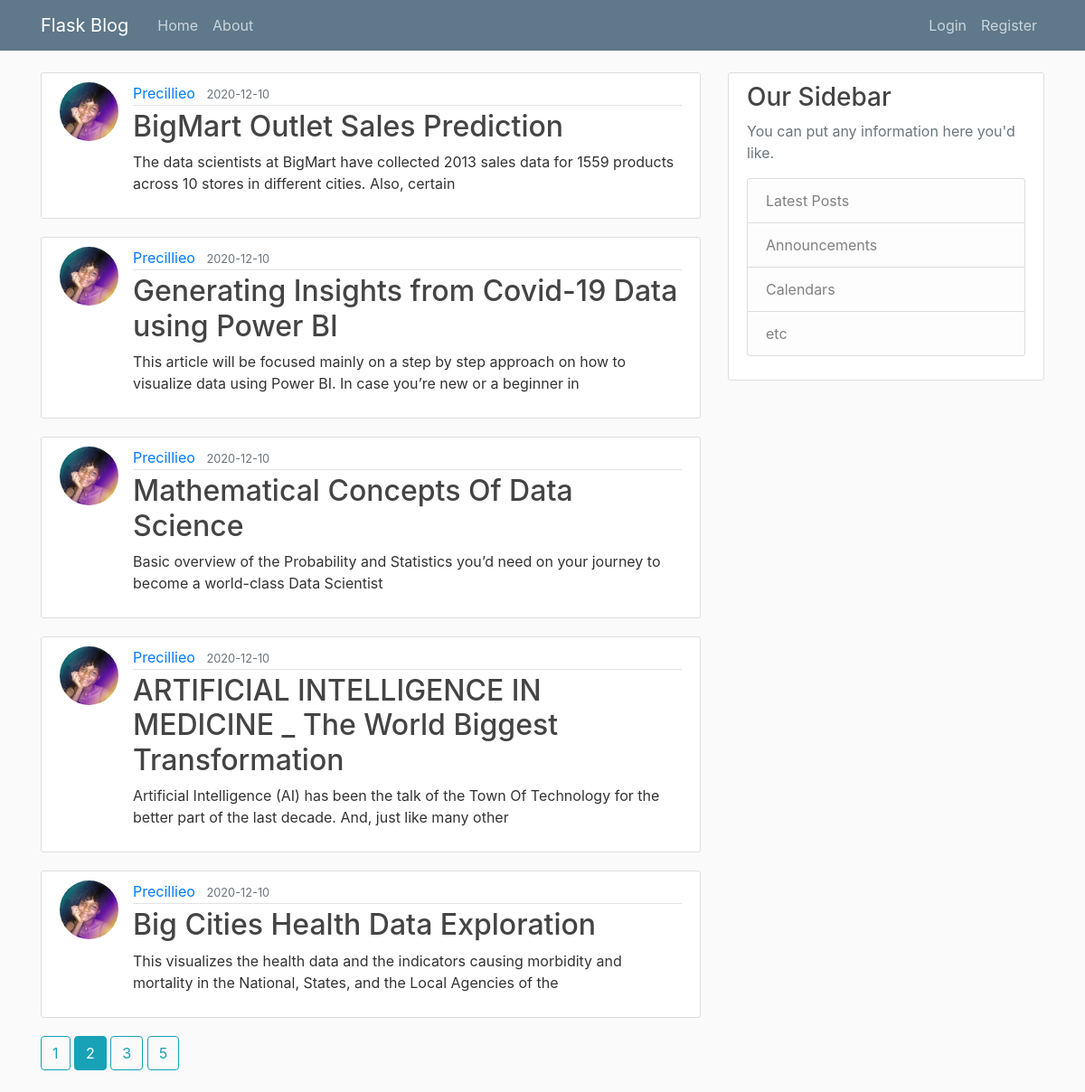
The page /home?page=2 on the database its author committed.
### flaskblog/models.py (models this page shows, shortened)
class Post(db.Model):
	id= db.Column(db.Integer, primary_key= True)
	title= db.Column(db.String(100), nullable= False)
	date_posted= db.Column(db.DateTime, nullable= False, default= datetime.utcnow)
	content= db.Column(db.Text, nullable= False)
	user_id= db.Column(db.Integer, db.ForeignKey('user.id'), nullable= False)

class User(db.Model, UserMixin):
	id= db.Column(db.Integer, primary_key= True)
	username= db.Column(db.String(20), unique= True, nullable= False)
	email= db.Column(db.String(120), unique= True, nullable= False)
	image= db.Column(db.String(20), nullable= False, default= 'default.jpg')
	password= db.Column(db.String(60), nullable= False)
	posts= db.relationship('Post', backref= 'author', lazy= True)

### flaskblog/main/routes.py (the view)
@main.route("/")
@main.route("/home")
def home():
	page= request.args.get('page', 1, type= int)
	posts= Post.query.order_by(Post.date_posted.desc()).paginate(page= page, per_page= 5)
	return render_template('home.html', posts= posts)

### flaskblog/templates/home.html (shortened to what this page needs)
{% extends "layout.html" %}
{% block content %}
	{% for post in posts.items %}
		<article class="media content-section">
			<img class= "rounded-circle article-img" src="{{ url_for('static', filename= 'profile_pic/' + post.author.image) }}">
		  <div class="media-body">
		    <div class="article-metadata">
		      <a class="mr-2" href="{{ url_for('users.user_posts', username= post.author.username) }}">{{ post.author.username }}</a>
		      <small class="text-muted">{{ post.date_posted.strftime('%Y-%m-%d') }}</small>
		    </div>
		    <h2><a class="article-title" href="{{ url_for('posts.post', post_id = post.id) }}">{{ post.title }}</a></h2>
		    <p class="article-content">{{ post.content }}</p>
		  </div>
		</article>
	{% endfor %}
	{% for page_num in posts.iter_pages(left_edge= 1, right_edge= 1, left_current= 1, right_current= 2) %}
		{% if page_num %}
		  {% if posts.page == page_num %}
			<a class= "btn btn-info mb-4" href="{{ url_for('main.home', page= page_num) }}">{{ page_num }}</a>
		  {% else %}
		    <a class= "btn btn-outline-info mb-4" href="{{ url_for('main.home', page= page_num) }}">{{ page_num }}</a>
		  {% endif %}
		{% endif %}
	{% endfor%}
{% endblock %}

### flaskblog/static/main.css (style rules this page uses)
body { background: #fafafa; color: #333333; margin-top: 5rem; }
h1, h2, h3, h4, h5, h6 { color: #444444; }
.content-section { background: #ffffff; padding: 10px 20px; border: 1px solid #dddddd; border-radius: 3px; margin-bottom: 20px; }
.article-title { color: #444444; }
.article-content { white-space: pre-line; }
.article-img { height: 65px; width: 65px; margin-right: 16px; }
.article-metadata { padding-bottom: 1px; margin-bottom: 4px; border-bottom: 1px solid #e3e3e3 }

### rows shown on the page
Post: image (picture), author.username "Precillieo", date_posted "2020-12-10", title "BigMart Outlet Sales Prediction", content "The data scientists at BigMart have collected 2013 sales data for 1559 products across 10 stores in different cities. Also, certain"
Post: image (picture), author.username "Precillieo", date_posted "2020-12-10", title "Generating Insights from Covid-19 Data using Power BI", content "This article will be focused mainly on a step by step approach on how to visualize data using Power BI. In case you’re new or a beginner in"
Post: image (picture), author.username "Precillieo", date_posted "2020-12-10", title "Mathematical Concepts Of Data Science", content "Basic overview of the Probability and Statistics you’d need on your journey to become a world-class Data Scientist"
Post: image (picture), author.username "Precillieo", date_posted "2020-12-10", title "ARTIFICIAL INTELLIGENCE IN MEDICINE _ The World Biggest Transformation", content "Artificial Intelligence (AI) has been the talk of the Town Of Technology for the better part of the last decade. And, just like many other"
Post: image (picture), author.username "Precillieo", date_posted "2020-12-10", title "Big Cities Health Data Exploration", content "This visualizes the health data and the indicators causing morbidity and mortality in the National, States, and the Local Agencies of the"

### other values the page prints
{{ page_num }} "1" "3" "5"
{{ page_num }} "2"
